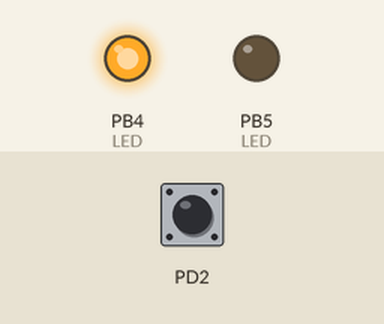
Recording of a program running on a simulated ATmega328P, built with avr-gcc and emulated at 16 MHz. Parts: output pins drawn as LEDs (lit = HIGH). The inputs (shaded band) are chosen by the test bench; at power-on: PD2 HIGH.

Above: at 1.2 s.
1.3 s: PD2 pulled LOW for 0.15 s
At 2.1 s:
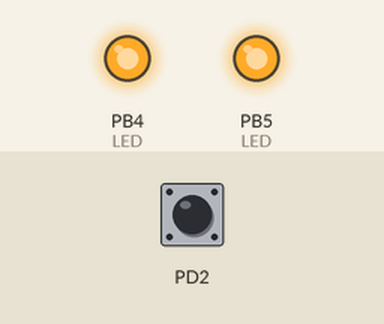
At 12.6 s:
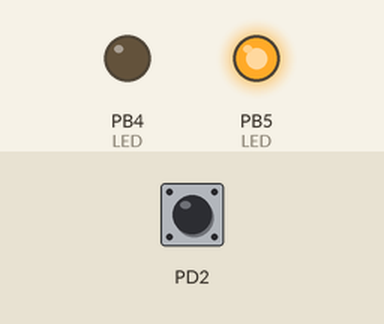
Timing chart, 0 to 17.5 s (numbered marks = the images above; inputs shaded):
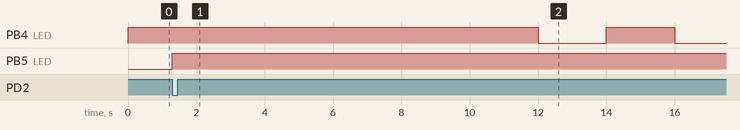

The program:

main.c
```c
/*
 * EXTERNAL_INTERRUPT0_FALLING.c
 *
 * Created: 03-10-2025 20:39:16
 * Author : anagh
 */


#define F_CPU 16000000UL
#include <avr/interrupt.h>
#include <avr/io.h>
#include <stdint.h>
#include <util/delay.h>


ISR(INT0_vect) //INTERRUPT SERVICE ROUTINE
{
		PORTB ^= (1 << PORTB5); //TOGGLE LED WHEN SWITCH IS PRESSED
		_delay_ms(10000);
}
int main(void)
{
    DDRB |= (1 << DDB5) | (1 << DDB4);  //PB5 AND PB4 IS SET AS OUTPUT
	DDRD &= ~(1 << DDD2); //PD2 IS SET AS INPUT
	PORTD |= (1 << PORTD2); // Enable internal pull-up on PD2

	EIMSK |= (1 << INT0); //ENABLING INTERRUPT 0.
	// FALLING EDGE TRIGGER FOR INT0
	EICRA |= (1 << ISC01);
	sei(); //ENABLING GLOBAL INTERRUPT


    while (1)
    {
		PORTB ^= (1 << PORTB4);  //TOGGLE LED CONNECTED AT PB4
		_delay_ms(2000);

    }
}
```

Measured:
- after the input at 1.3 s, PB5 (LED): LOW → HIGH at once
